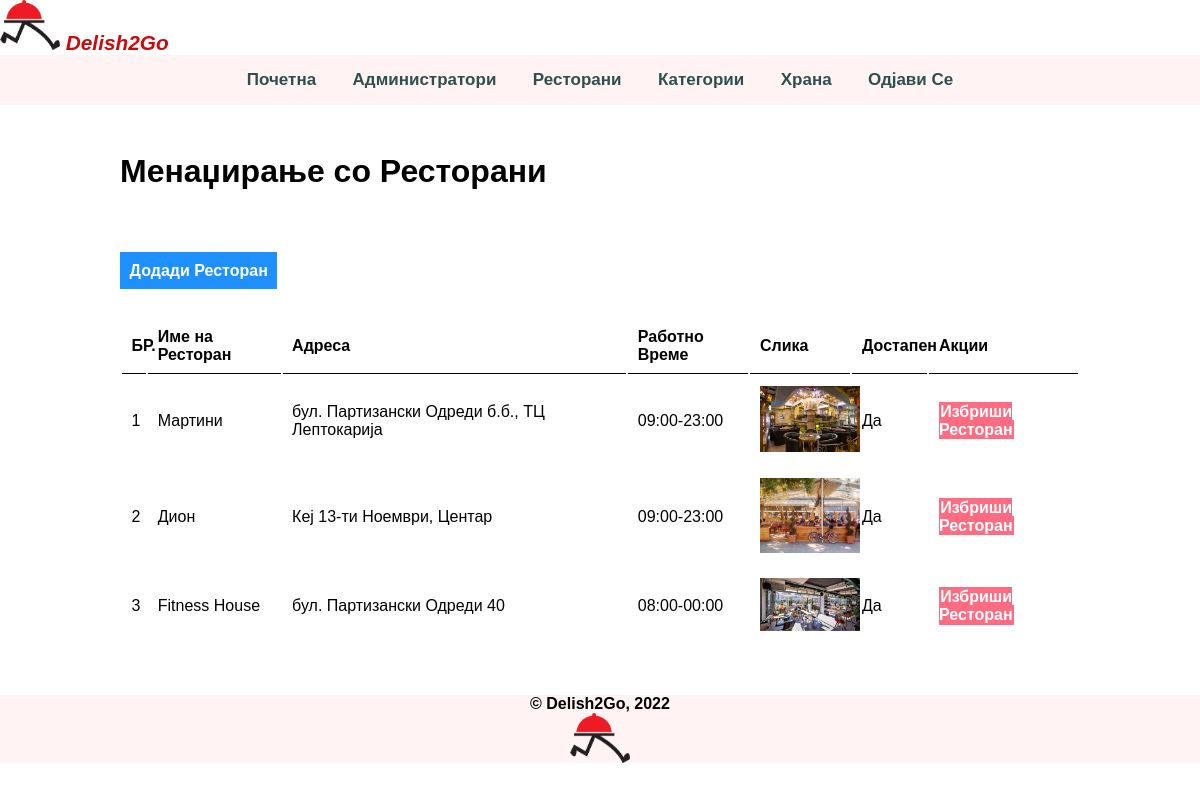
The page /delish2go/admin/Restaurants/index.php (signed in) on the database its author committed.
### tables this page shows
CREATE TABLE `restoran` (
  `ID` int(11) NOT NULL,
  `Ime` varchar(45) DEFAULT NULL,
  `Adresa` varchar(45) DEFAULT NULL,
  `RabotnoVreme` varchar(45) DEFAULT NULL,
  `slika` varchar(255) NOT NULL,
  `active` varchar(10) NOT NULL
);

### delish2go/model/restoran_db.php (called while the page is built, shortened)
<?php
class RestoranDB {
    public static function getRestaurants()
    {
        global $conn;
        $query="SELECT * FROM restoran
                ORDER BY ID";
        $result=mysqli_query($conn,$query);
        $restorani = array();
        $count = mysqli_num_rows($result);
        if($count > 0)
        {
        while($row = mysqli_fetch_assoc($result)) {
        $restoran = new Restoran($row['ID'],
                                 $row['Ime'],
                                 $row['RabotnoVreme'],
                                 $row['Adresa'],
                                 $row['slika'],
                                 $row['active']);
        $restorani[]=$restoran;
       }
       return $restorani;
        }
        else
        {
            $restorani="";
            return $restorani;
        }
    }
}

### delish2go/model/restaurant.php (called while the page is built, shortened)
<?php
class Restoran {
    private $id;
    private $ime;
    private $vreme;
    private $adresa;
    private $slika;
    private $active;
    public function __construct($id, $name,$vreme,$adress, $pic, $act) {
        $this->id = $id;
        $this->ime = $name;
        $this->vreme = $vreme;
        $this->adresa = $adress;
        $this->slika = $pic;
        $this->active = $act;
    }
    public function getID() {
        return $this->id;
    }
    public function getIme() {
        return $this->ime;
    }
    public function getRabotnoVreme() {
        return $this->vreme;
    }
    public function getAdresa() {
        return $this->adresa;
    }
    public function getSlika() {
        return $this->slika;
    }
    public function getActive() {
        return $this->active;
    }
}
?>

### delish2go/admin/Restaurants/view-manage-restaurants.php (the view, shortened to what this page needs)
<?php include('../partials/header.php'); ?>
<div class="main-content">
    <div class="wrapper">
        <h1>Менаџирање со Ресторани</h1>
        <br /><br />
        <br><br>
                <a href="<?php echo MAINURL;?>admin/Restaurants?action=add" class="btn-primary">Додади Ресторан</a>
                <br /><br /><br />
                <table class="tbl-full">
                    <tr>
                        <th>БР.</th>
                        <th>Име на Ресторан</th>
                        <th>Адреса</th>
                        <th>Работно Време</th>
                        <th>Слика</th>
                        <th>Достапен</th>
                        <th>Акции</th>
                    </tr>
                    <?php
                        $sn = 1;
                        if($restaurants > 0) {
                           foreach($restaurants as $restaurant):
                                ?>
                                    <tr>
                                        <td><?php echo $sn++; ?></td>
                                        <td><?php echo $restaurant->getIme(); ?></td>
                                        <td><?php echo $restaurant->getAdresa(); ?></td>
                                        <td><?php echo $restaurant->getRabotnoVreme(); ?></td>
                                        <td>
                                            <?php
                                            $slika=$restaurant->getSlika();
                                               if($slika!="") {
                                                    ?>
                                                    <img src="<?php echo MAINURL;?>images/restaurants/<?php echo $slika; ?>" width="100px">
                                                    <?php
                                               } else {
                                                    echo "<div class='error'>Нема Слика</div>";
                                               }
                                            ?>
                                        </td>
                                        <td><?php echo $restaurant->getActive(); ?></td>
                                        <td>
                                            <a href="<?php echo MAINURL; ?>admin/Restaurants?id=<?php echo $restaurant->getID(); ?>&slika=<?php echo $slika;?>&action=delete" class="btn-danger">Избриши Ресторан</a>
                                        </td>
                                    </tr>
                                <?php
                            endforeach;
                        } else {
                            ?>
                            <tr>
                                <td colspan="5"><div class="error">Нема додадени Ресторани.</div></td>
                            </tr>
                            <?php
                        }
                    ?>
                </table>
    </div>
</div>
<?php include('../partials/footer.php'); ?>

### delish2go/styles/admin.css (style rules this page uses)
* { margin: 0; padding: 0; font-family: Arial, Helvetica, sans-serif; }
.main-content { padding: 3% 0; }
.wrapper { padding: 1%; width: 80%; margin: 0 auto; }
.tbl-full { width: 100%; }
table tr th { border-bottom: 1px solid black; padding: 1%; text-align: left; }
table tr td { padding: 1%; }
.btn-primary { background-color: #1e90ff; padding: 1%; color: white; text-decoration: none; font-weight: bold; }
.btn-danger { background-color: #ff6b81; padding: 1%; color: white; text-decoration: none; font-weight: bold; }

### rows shown on the page
restoran: Ime "Мартини", Adresa "бул. Партизански Одреди б.б., ТЦ Лептокарија", RabotnoVreme "09:00-23:00", slika (picture), active "Да"
restoran: Ime "Дион", Adresa "Кеј 13-ти Ноември, Центар", RabotnoVreme "09:00-23:00", slika (picture), active "Да"
restoran: Ime "Fitness House", Adresa "бул. Партизански Одреди 40", RabotnoVreme "08:00-00:00", slika (picture), active "Да"
